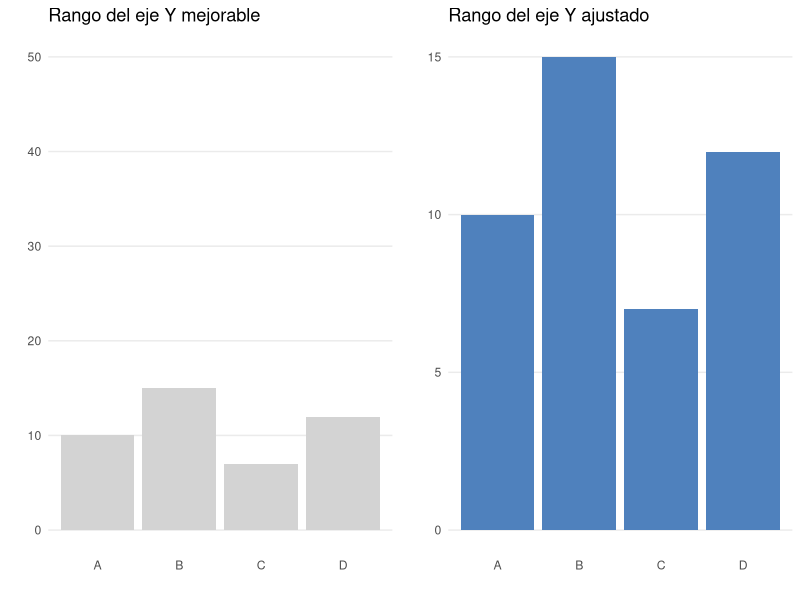
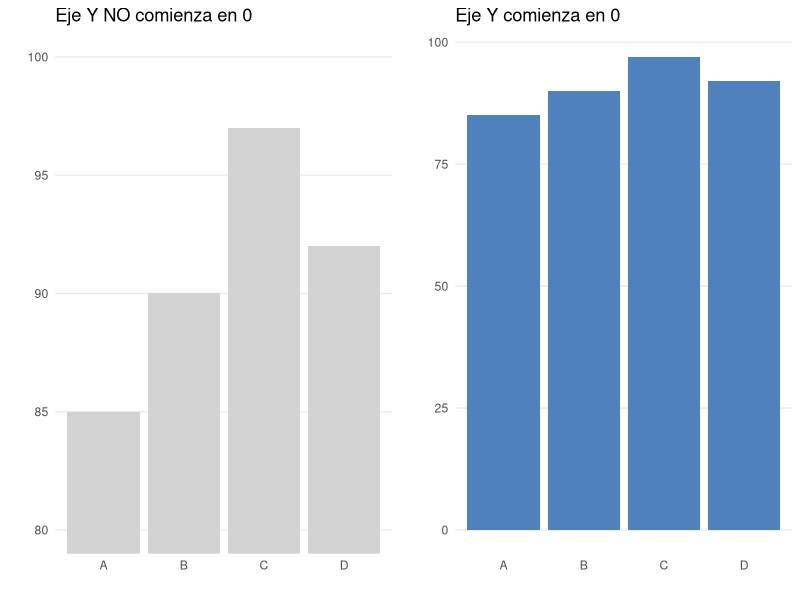
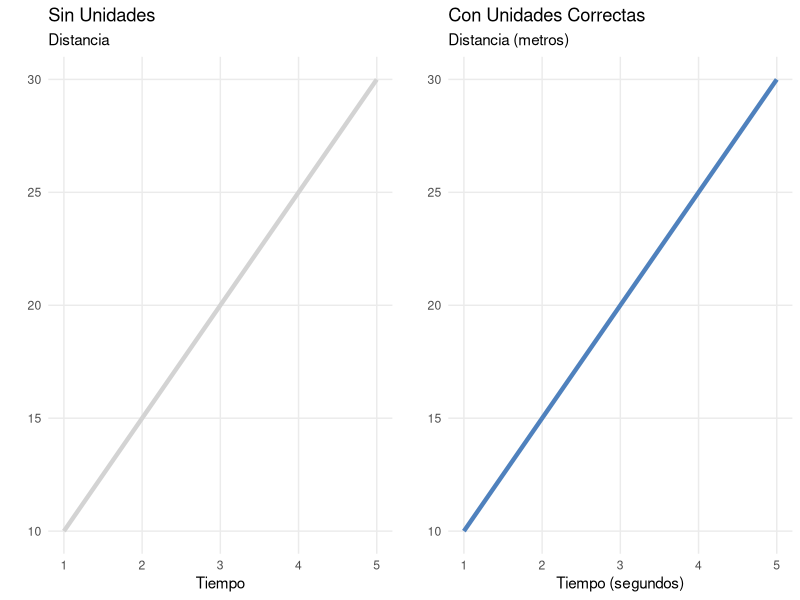
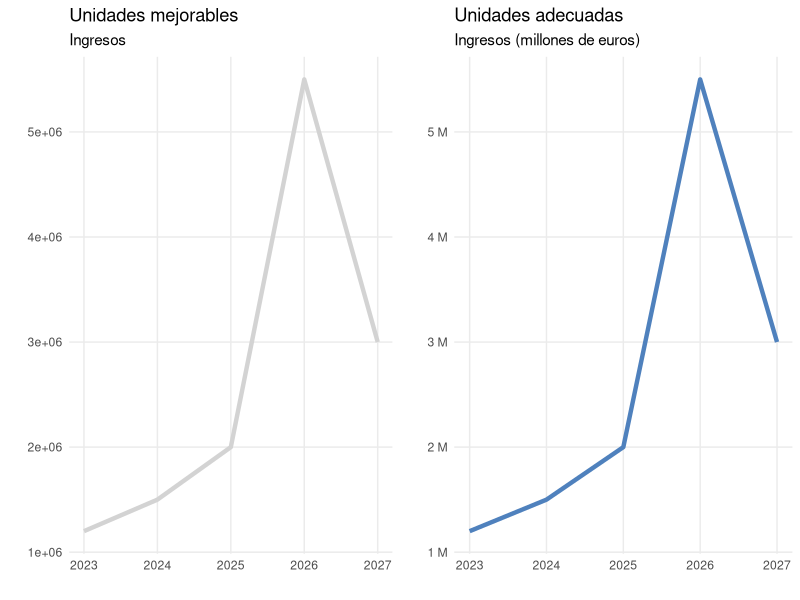
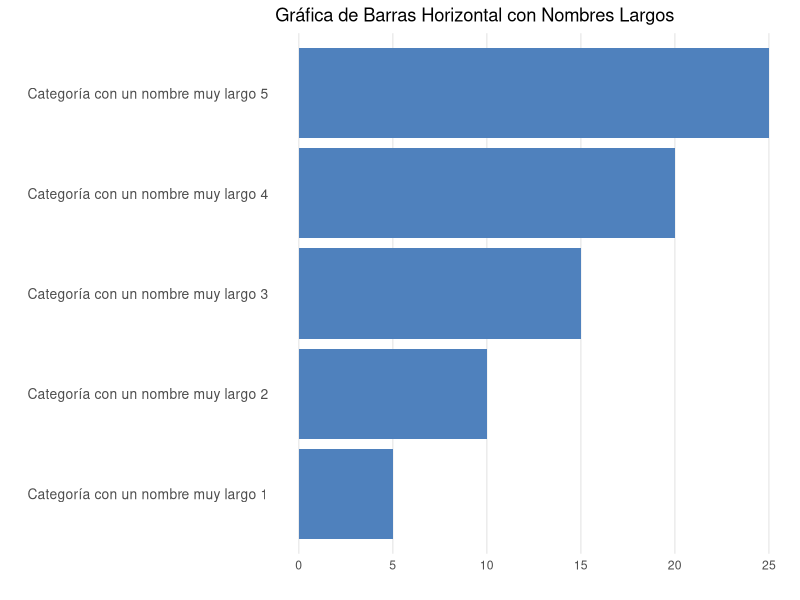
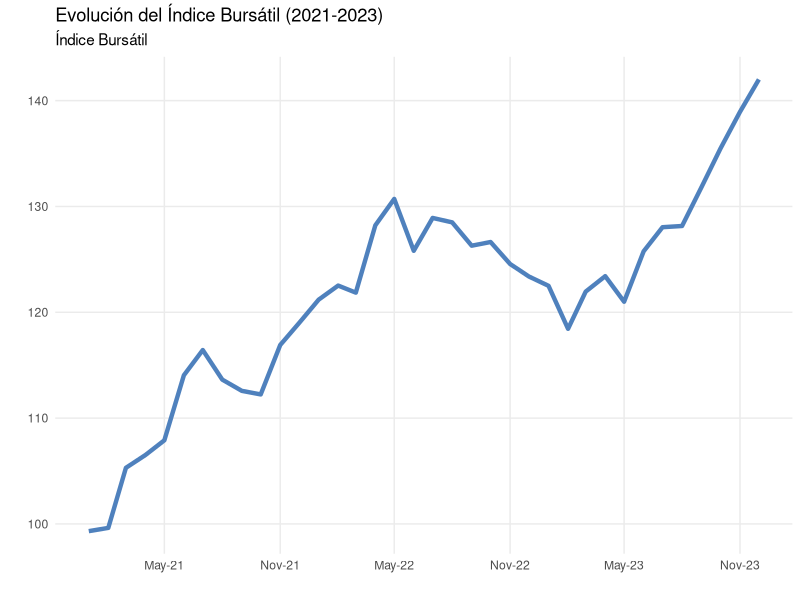
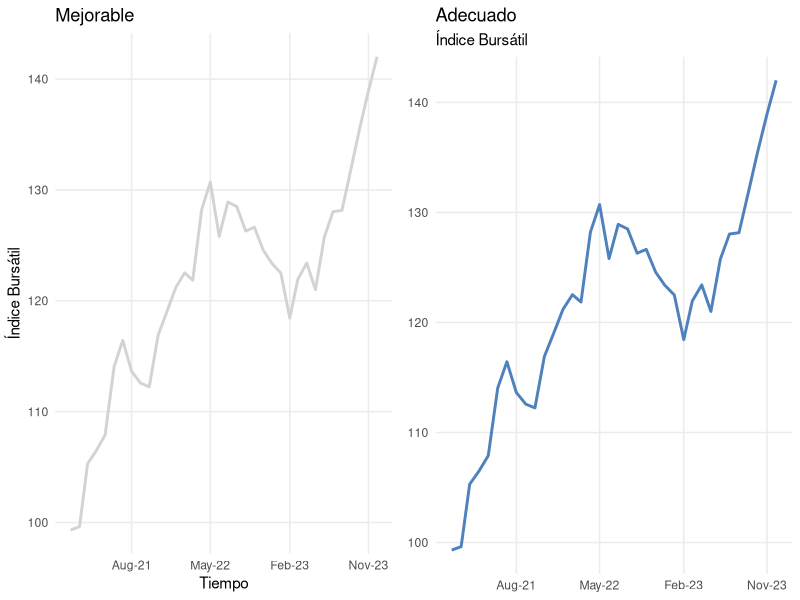

Recreate these plots in R, in order.
## ---- chunk 1
#| label: fig-ejes-rango
#| fig-cap: "El rango escogido en el gráfico de la izquierda es bastante mejorable. El rango del eje varía entre 0 y 50 cuando los valores de la gráfica no superan el 15. El gráfico de la derecha, en cambi, si que tiene el rango del eje bien ajustado."
library(ggplot2)
library(gridExtra)

# Datos de ejemplo
data <- data.frame(
  categorias = c("A", "B", "C", "D"),
  valores = c(10, 15, 7, 12)
)

# Gráfica con un límite de eje Y inadecuado (demasiado margen)
grafica_inadecuada <- ggplot(data, aes(x = categorias, y = valores)) +
geom_bar(stat = "identity", fill = "lightgray") +
  ggtitle("Rango del eje Y mejorable") +
  xlab("") +
  ylab("") +
  ylim(0, 50) + # Rango demasiado amplio
  theme_minimal() +
  theme(panel.grid.major.x = element_blank(),
        panel.grid.minor.x = element_blank(),
        panel.grid.minor.y = element_blank())

# Gráfica con un rango ajustado al valor de los datos

grafica_ajustada <- ggplot(data, aes(x = categorias, y = valores)) +
  geom_bar(stat = "identity", fill = "#4F81BD") +
  ggtitle("Rango del eje Y ajustado") +
  xlab("") +
  ylab("") +
  ylim(0, 15) + # Rango ajustado a los datos
  theme_minimal() +
  theme(panel.grid.major.x = element_blank(),
        panel.grid.minor.x = element_blank(),
        panel.grid.minor.y = element_blank())

# Colocar ambas gráficas una al lado de la otra
grid.arrange(grafica_inadecuada, grafica_ajustada, ncol = 2)
## ---- chunk 2
#| label: fig-ejes-comenzar-cero
#| fig-cap: "En la gráfica de la izquierda se acentúan las diferencias de manera artificial al empezar el eje en un valor distinto cero. En las gráfica de la derecha se puede observar claramente las diferencias entre cada uno de los valores."
library(ggplot2)
library(gridExtra)

# Crear un conjunto de datos de ejemplo
data <- data.frame(
  category = c("A", "B", "C", "D"),
  value = c(85, 90, 97, 92)
)

# Gráfico 1: Eje Y no comienza en 0
plot1 <- ggplot(data, aes(x = category, y = value)) +
  geom_bar(stat = "identity", fill = "lightgray") +
  coord_cartesian(ylim = c(80, 100)) +
  labs(title="Eje Y NO comienza en 0",
       x="", y="") +
  theme_minimal()  +
  theme(panel.grid.major.x = element_blank(),
        panel.grid.minor.x = element_blank(),
        panel.grid.minor.y = element_blank())

# Gráfico 2: Eje Y comienza en 0
plot2 <- ggplot(data, aes(x = category, y = value)) +
  geom_bar(stat = "identity", fill = "#4F81BD") +
  labs(title="Eje Y comienza en 0",
       x="", y="") +
  theme_minimal()  +
  theme(panel.grid.major.x = element_blank(),
        panel.grid.minor.x = element_blank(),
        panel.grid.minor.y = element_blank())

# Colocar los gráficos uno al lado del otro
grid.arrange(plot1, plot2, ncol = 2)

## ---- chunk 3
#| label: fig-ejes-unidades
#| fig-cap: "La gráfica de la izquierda no incluye las unidades de los valores, en cambio en la gráfica de la derecha queda claro que el eje X representa tiempo en segundos, mientras que el eje Y es la distancia recorrida en metros."
library(ggplot2)
library(gridExtra)

# Generar datos de ejemplo
datos <- data.frame(
  x = c(1, 2, 3, 4, 5),
  y = c(10, 15, 20, 25, 30)
)

# Gráfico sin etiquetas de eje claras (sin unidades)
grafica_sin_unidades <- ggplot(datos, aes(x = x, y = y)) +
  geom_line(color="lightgray", size=1.5) +
  labs(title="Sin Unidades", subtitle="Distancia", x = "Tiempo", y = "") +
  theme_minimal() +
  theme(panel.grid.minor.x = element_blank(),
        panel.grid.minor.y = element_blank())

# Gráfico con etiquetas de eje claras (con unidades)
grafica_con_unidades <- ggplot(datos, aes(x = x, y = y)) +
  geom_line(color="#4F81BD", size=1.5) +
  labs(title="Con Unidades Correctas",
       subtitle = "Distancia (metros)",
       x="Tiempo (segundos)", y="") +
  theme_minimal() +
  theme(panel.grid.minor.x = element_blank(),
        panel.grid.minor.y = element_blank())

grid.arrange(grafica_sin_unidades, grafica_con_unidades, ncol = 2)
## ---- chunk 4
#| label: fig-ejes-cantidades-monetarias
#| fig-cap: "El eje Y de la gráfica de la izquierda representa las cantidades en notación científica, lo cual hace más difícil de comprender para el público general. En cambio, la gráfica de la derecha utiliza una notación más adecuada con el símbolo M para denotar cantidades millonarias."
library(ggplot2)
library(scales)  # Para usar las funciones de formateo como millones

# Generar datos de ejemplo
datos <- data.frame(
  x = c(2023, 2024, 2025, 2026, 2027),
  y = c(1200000, 1500000, 2000000, 5500000, 3000000)  # Cantidades en millones
)

# Gráfico sin ajustes (números largos y sin unidades claras)
grafica_sin_millones <- ggplot(datos, aes(x = x, y = y)) +
  geom_line(color="lightgray", size=1.5) +
  labs(x = "", y = "") +
  ggtitle("Unidades mejorables", 
          subtitle = "Ingresos") + 
  theme_minimal() +
  theme(panel.grid.minor.x = element_blank(),
        panel.grid.minor.y = element_blank())

# Gráfico con unidades adecuadas (miles o millones)
grafica_con_millones <- ggplot(datos, aes(x = x, y = y)) +
  geom_line(color="#4F81BD", size=1.5) +
  scale_y_continuous(labels = scales::unit_format(unit = "M", scale = 1e-6)) +  # Formatear como millones
  labs(x = "", y = "") +
  ggtitle("Unidades adecuadas", 
          subtitle = "Ingresos (millones de euros)") +
  theme_minimal() +
  theme(panel.grid.minor.x = element_blank(),
        panel.grid.minor.y = element_blank())

grid.arrange(grafica_sin_millones, grafica_con_millones, ncol = 2)
## ---- chunk 5
#| label: fig-ejes-orientacion-horizontal
#| fig-cap: "Gráfica de barras orientada horizontalmente para mejorar la legibilidad de las etiquetas del eje X."
library(ggplot2)

# Datos de ejemplo
data <- data.frame(
  Categoria = c("Categoría con un nombre muy largo 1", 
                "Categoría con un nombre muy largo 2", 
                "Categoría con un nombre muy largo 3", 
                "Categoría con un nombre muy largo 4", 
                "Categoría con un nombre muy largo 5"),
  Valor = c(5, 10, 15, 20, 25)
)

# Crear gráfica de barras horizontal
ggplot(data, aes(x = reorder(Categoria, Valor), y = Valor)) +
  geom_bar(stat = "identity", fill = "#4F81BD") +
  coord_flip() +  # Esto rota la gráfica para que las barras sean horizontales
  labs(x = "", y = "", title = "Gráfica de Barras Horizontal con Nombres Largos") +
  theme_minimal() +
  theme(axis.text.y = element_text(size = 10),
        panel.grid.major.y = element_blank(),
        panel.grid.minor.y = element_blank(),
        panel.grid.minor.x = element_blank())
## ---- chunk 6
#| label: fig-ejes-etiquetas-menos
#| fig-cap: "Gráfica de barras orientada horizontalmente para mejorar la legibilidad de las etiquetas del eje X."
library(ggplot2)
library(scales)  # Paquete para formatear las fechas

# Generar datos de ejemplo para tres años
set.seed(123)  # Fijar la semilla para reproducibilidad
fechas <- seq(as.Date("2021-01-01"), as.Date("2023-12-01"), by = "month")
indice_bursatil <- cumsum(rnorm(length(fechas), mean = 1, sd = 3)) + 100  # Simulación del índice bursátil

data <- data.frame(
  Fecha = fechas,
  Indice = indice_bursatil
)

# Crear el gráfico de líneas
ggplot(data, aes(x = Fecha, y = Indice)) +
  geom_line(color = "#4F81BD", size = 1.5) +  
  scale_x_date(date_labels = "%b-%y", date_breaks = "6 months") +  # Formato Mes-Año (ej. ene-21), etiquetas cada 3 meses
  labs(title = "Evolución del Índice Bursátil (2021-2023)", 
       subtitle = "Índice Bursátil",
       x = "", 
       y = "") +
  theme_minimal() +
  theme(panel.grid.minor.y = element_blank(),
        panel.grid.minor.x = element_blank())
## ---- chunk 7
#| label: fig-titulo-eje-Y
#| fig-cap: "Los títulos de los ejes de la figura de la izquierda aportan información redudante. Al eliminarnos se observa una gráfica menos recargada. El subtítulo de la grafica permite eliminar el título del eje Y. De esta manera, el título del eje se lee en horizontal en vez de en vertical."
library(ggplot2)
library(gridExtra)
library(scales)  # Para formatear las fechas

# Generar datos de ejemplo para tres años
set.seed(123)  # Fijar la semilla para reproducibilidad
fechas <- seq(as.Date("2021-01-01"), as.Date("2023-12-01"), by = "month")
indice_bursatil <- cumsum(rnorm(length(fechas), mean = 1, sd = 3)) + 100  # Simulación del índice bursátil

data <- data.frame(
  Fecha = fechas,
  Indice = indice_bursatil
)

# Crear la primera gráfica con el título en el eje X
grafica_con_titulo <- ggplot(data, aes(x = Fecha, y = Indice)) +
  geom_line(color = "lightgray", size = 1) +  # Línea azul
  scale_x_date(date_labels = "%b-%y", date_breaks = "9 months") +  
  labs(x = "Tiempo", y = "Índice Bursátil", title = "Mejorable") +
  theme_minimal() +
  theme(panel.grid.minor.y = element_blank(),
        panel.grid.minor.x = element_blank())

# Crear la segunda gráfica sin el título en el eje X
grafica_sin_titulo <- ggplot(data, aes(x = Fecha, y = Indice)) +
  geom_line(color = "#4F81BD", size = 1) +  # Línea azul
  scale_x_date(date_labels = "%b-%y", date_breaks = "9 months") +  
  labs(x = NULL, 
       y = NULL, 
       title = "Adecuado",
       subtitle = "Índice Bursátil") +
  theme_minimal() +
  theme(panel.grid.minor.y = element_blank(),
        panel.grid.minor.x = element_blank())

# Mostrar ambas gráficas una al lado de la otra
grid.arrange(grafica_con_titulo, grafica_sin_titulo, ncol = 2)

